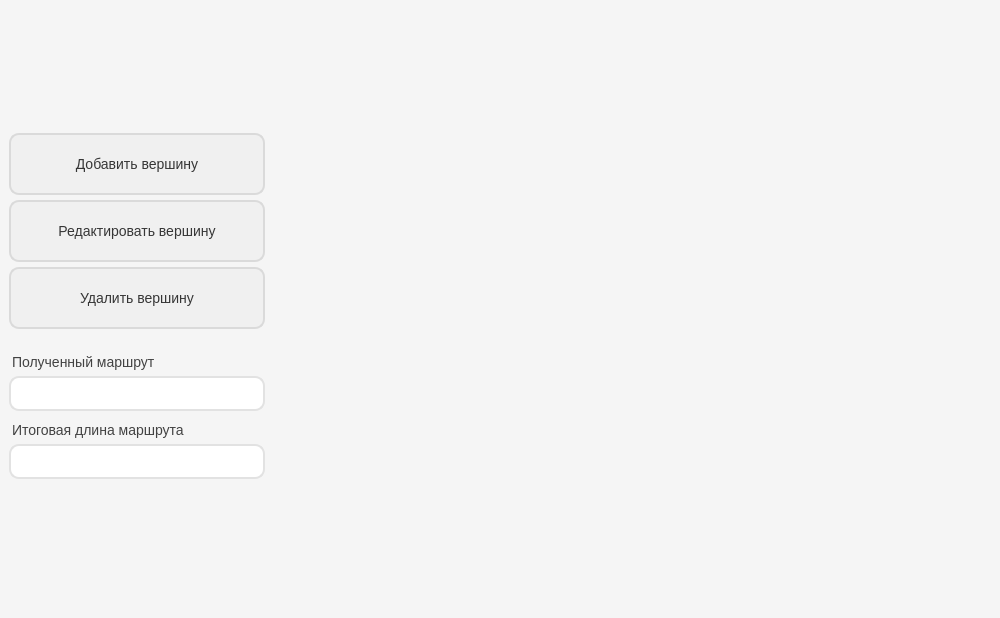
<?xml version="1.0" encoding="UTF-8"?>
<ui version="4.0">
 <class>MainWindow</class>
 <widget class="QMainWindow" name="MainWindow">
  <property name="geometry">
   <rect>
    <x>0</x>
    <y>0</y>
    <width>1000</width>
    <height>618</height>
   </rect>
  </property>
  <property name="minimumSize">
   <size>
    <width>1000</width>
    <height>500</height>
   </size>
  </property>
  <property name="windowTitle">
   <string>Задача оптимизации: задача о коммивояжёре</string>
  </property>
  <property name="styleSheet">
   <string notr="true">QMainWindow {
background-color: #F5F5F5;
}

QPlainTextEdit, QLineEdit {
background-color: white;
padding: 5px;
border: 2px solid #E2E2E2;
border-radius: 10px;

margin-bottom: 5px;

color: #363636;
font-family: &quot;cascadia mono&quot;;
font-size: 16px;
}

QPlainTextEdit:focus, QLineEdit:focus, QPushButton:focus {
border: 2px solid #64A0C2;
}

QPlainTextEdit:hover, QLineEdit:hover, QPushButton:hover {
border: 2px solid #CEA8BF;
}

QPushButton:hover{ 
background-color: #CEA8BF; 
}

QPushButton {
background-color: #F0F0F0;
color: #363636;

height: 48px;

font-family: &quot;bahnschrift semibold&quot;;
font-size: 14px;

border: 2px solid #DADADA;
border-radius: 10px;
padding: 5px;

margin-bottom: 4px;
}

QPushButton:pressed {
background-color: #64A0C2;
border: 2px solid #64A0C2;
}

QLabel {
color: #424242;
font-family: &quot;bahnschrift semibold&quot;;
font-size: 14px;
margin-bottom: 5px;
}

QMenuBar {
background-color: white;
color: #363636;

font-family: &quot;bahnschrift semibold&quot;;
font-size: 14px;
}</string>
  </property>
  <widget class="QWidget" name="centralwidget">
   <layout class="QVBoxLayout" name="verticalLayout">
    <item>
     <layout class="QHBoxLayout" name="horizontalLayout">
      <item>
       <layout class="QFormLayout" name="formLayout">
        <item row="0" column="0">
         <layout class="QVBoxLayout" name="verticalLayout_2">
          <property name="spacing">
           <number>1</number>
          </property>
          <item>
           <widget class="QPlainTextEdit" name="plainTextEdit_2">
            <property name="enabled">
             <bool>false</bool>
            </property>
            <property name="styleSheet">
             <string notr="true">background-color: rgba(0, 0, 0, 0);
border: 0px;</string>
            </property>
           </widget>
          </item>
          <item alignment="Qt::AlignTop">
           <widget class="QPushButton" name="AddVertexPushButton">
            <property name="maximumSize">
             <size>
              <width>16777215</width>
              <height>16777215</height>
             </size>
            </property>
            <property name="text">
             <string>Добавить вершину</string>
            </property>
           </widget>
          </item>
          <item alignment="Qt::AlignTop">
           <widget class="QPushButton" name="EditVertexPushButton">
            <property name="maximumSize">
             <size>
              <width>16777215</width>
              <height>16777215</height>
             </size>
            </property>
            <property name="text">
             <string>Редактировать вершину</string>
            </property>
           </widget>
          </item>
          <item alignment="Qt::AlignTop">
           <widget class="QPushButton" name="DeleteVertexPushButton">
            <property name="maximumSize">
             <size>
              <width>16777215</width>
              <height>16777215</height>
             </size>
            </property>
            <property name="text">
             <string>Удалить вершину</string>
            </property>
           </widget>
          </item>
          <item>
           <widget class="QLabel" name="GotRouteLabel">
            <property name="styleSheet">
             <string notr="true">margin-top: 20px;</string>
            </property>
            <property name="text">
             <string>Полученный маршрут</string>
            </property>
           </widget>
          </item>
          <item>
           <widget class="QLineEdit" name="GotRouteLineEdit">
            <property name="styleSheet">
             <string notr="true">margin-bottom: 0px;</string>
            </property>
            <property name="text">
             <string/>
            </property>
            <property name="readOnly">
             <bool>true</bool>
            </property>
           </widget>
          </item>
          <item>
           <widget class="QLabel" name="GotRouteLengthLabel">
            <property name="styleSheet">
             <string notr="true">margin-top: 10px;</string>
            </property>
            <property name="text">
             <string>Итоговая длина маршрута</string>
            </property>
           </widget>
          </item>
          <item>
           <widget class="QLineEdit" name="GotRouteLengthLineEdit">
            <property name="readOnly">
             <bool>true</bool>
            </property>
           </widget>
          </item>
          <item>
           <widget class="QPlainTextEdit" name="plainTextEdit">
            <property name="enabled">
             <bool>false</bool>
            </property>
            <property name="styleSheet">
             <string notr="true">background-color: rgba(0, 0, 0, 0);
border: 0px;</string>
            </property>
            <property name="backgroundVisible">
             <bool>true</bool>
            </property>
           </widget>
          </item>
         </layout>
        </item>
        <item row="0" column="1">
         <layout class="QVBoxLayout" name="GraphicsLayout"/>
        </item>
       </layout>
      </item>
     </layout>
    </item>
   </layout>
  </widget>
  <action name="OpenFileAction">
   <property name="text">
    <string>Открыть</string>
   </property>
   <property name="toolTip">
    <string>Открыть файл с матрицей смежности графа</string>
   </property>
  </action>
  <action name="SaveFileAction">
   <property name="text">
    <string>Сохранить</string>
   </property>
   <property name="toolTip">
    <string>Сохранить текущую матрицу смежности в файл</string>
   </property>
  </action>
  <action name="SaveFileAsAction">
   <property name="text">
    <string>Сохранить как</string>
   </property>
   <property name="toolTip">
    <string>Сохранить текущую матрицу смежности в новом файле</string>
   </property>
  </action>
  <action name="QuitAppAction">
   <property name="text">
    <string>Выход из приложения</string>
   </property>
   <property name="toolTip">
    <string>Завершить работу приложения, выход из программы</string>
   </property>
  </action>
 </widget>
 <resources/>
 <connections/>
</ui>
